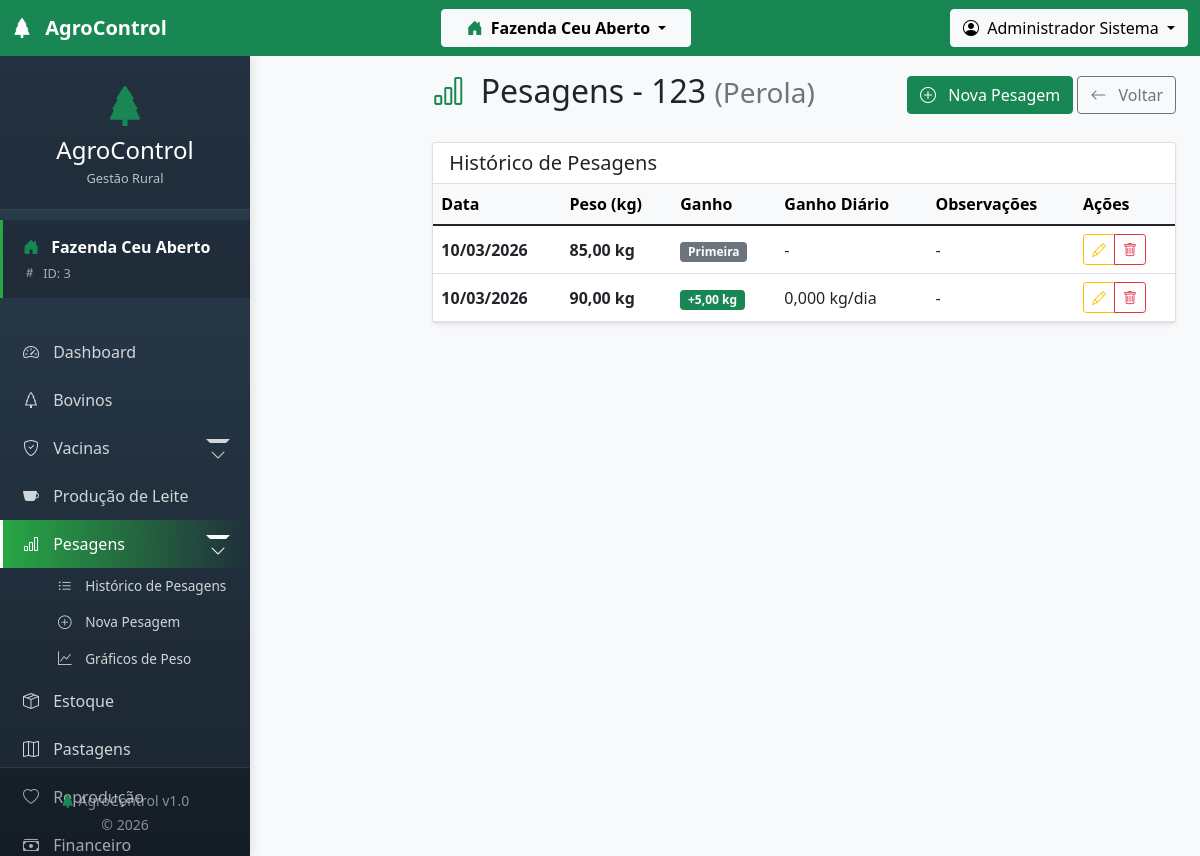
Screenshot of /modules/bovinos/acoes/pesagem/index.php?bovino_id=2 (signed in) with the database file from the repository.
### tables this page shows
CREATE TABLE `bovinos` (
  `id` int(11) NOT NULL AUTO_INCREMENT,
  `id_fazenda` int(11) NOT NULL,
  `id_usuario_cadastro` int(11) DEFAULT NULL,
  `id_raca` int(11) DEFAULT NULL,
  `id_situacao` int(11) DEFAULT NULL,
  `id_piquete_atual` int(11) DEFAULT NULL,
  `id_pai` int(11) DEFAULT NULL,
  `id_mae` int(11) DEFAULT NULL,
  `brinco` varchar(50) NOT NULL,
  `brinco_eletronico` varchar(50) DEFAULT NULL,
  `brinco_pai` varchar(50) DEFAULT NULL,
  `brinco_mae` varchar(50) DEFAULT NULL,
  `nome` varchar(100) DEFAULT NULL,
  `registro_abcrh` varchar(50) DEFAULT NULL,
  `registro_anc` varchar(50) DEFAULT NULL,
  `data_nascimento` date DEFAULT NULL,
  `sexo` enum('M','F') NOT NULL,
  `peso_nascimento` decimal(7,2) DEFAULT NULL,
  `peso_atual` decimal(7,2) DEFAULT NULL,
  `condicao_corporal` decimal(3,2) DEFAULT NULL,
  `cor_pelagem` varchar(50) DEFAULT NULL,
  `origem` enum('nascido','comprado','doacao','troca') DEFAULT 'nascido',
  `data_entrada` date NOT NULL,
  `valor_compra` decimal(10,2) DEFAULT NULL,
  `comprado_de` varchar(255) DEFAULT NULL,
  `nome_pai` varchar(100) DEFAULT NULL,
  `raca_pai` varchar(100) DEFAULT NULL,
  `nome_mae` varchar(100) DEFAULT NULL,
  `raca_mae` varchar(100) DEFAULT NULL,
  `data_saida` date DEFAULT NULL,
  `motivo_saida` varchar(100) DEFAULT NULL,
  `valor_venda` decimal(10,2) DEFAULT NULL,
  `observacoes` text DEFAULT NULL,
  `ativo` tinyint(1) DEFAULT 1,
  `data_cadastro` timestamp NULL DEFAULT current_timestamp(),
  `data_atualizacao` timestamp NULL DEFAULT NULL ON UPDATE current_timestamp(),
  PRIMARY KEY (`id`),
  UNIQUE KEY `unique_brinco_fazenda` (`id_fazenda`,`brinco`),
  KEY `id_raca` (`id_raca`),
  KEY `id_pai` (`id_pai`),
  KEY `id_mae` (`id_mae`),
  KEY `idx_bovinos_fazenda` (`id_fazenda`),
  KEY `idx_bovinos_situacao` (`id_situacao`),
  KEY `idx_bovinos_piquete` (`id_piquete_atual`),
  KEY `id_usuario_cadastro` (`id_usuario_cadastro`),
  CONSTRAINT `bovinos_ibfk_1` FOREIGN KEY (`id_fazenda`) REFERENCES `fazendas` (`id`) ON DELETE CASCADE,
  CONSTRAINT `bovinos_ibfk_2` FOREIGN KEY (`id_raca`) REFERENCES `racas` (`id`),
  CONSTRAINT `bovinos_ibfk_3` FOREIGN KEY (`id_situacao`) REFERENCES `situacoes` (`id`),
  CONSTRAINT `bovinos_ibfk_4` FOREIGN KEY (`id_piquete_atual`) REFERENCES `piquetes` (`id`),
  CONSTRAINT `bovinos_ibfk_5` FOREIGN KEY (`id_pai`) REFERENCES `bovinos` (`id`),
  CONSTRAINT `bovinos_ibfk_6` FOREIGN KEY (`id_mae`) REFERENCES `bovinos` (`id`),
  CONSTRAINT `bovinos_ibfk_7` FOREIGN KEY (`id_usuario_cadastro`) REFERENCES `usuarios` (`id`)
);

CREATE TABLE `pesagens` (
  `id` int(11) NOT NULL AUTO_INCREMENT,
  `id_bovino` int(11) NOT NULL,
  `data_pesagem` date NOT NULL,
  `peso` decimal(7,2) NOT NULL,
  `balanca` varchar(50) DEFAULT NULL,
  `responsavel` varchar(100) DEFAULT NULL,
  `observacoes` text DEFAULT NULL,
  `data_cadastro` timestamp NULL DEFAULT current_timestamp(),
  PRIMARY KEY (`id`),
  KEY `idx_pesagens_bovino` (`id_bovino`),
  CONSTRAINT `pesagens_ibfk_1` FOREIGN KEY (`id_bovino`) REFERENCES `bovinos` (`id`) ON DELETE CASCADE
);

### config/tenant.php (called while the page is built, shortened)
<?php
require_once __DIR__ . '/database.php';
class TenantManager {
    public static function getActiveFarmId() {
        return $_SESSION['fazenda_ativa_id'] ?? null;
    }
    public static function addTenantFilter($tableAlias = '') {
        $farmId = self::getActiveFarmId();
        return " id_fazenda = $farmId ";
    }
}
function getActiveFarmId() {
    return TenantManager::getActiveFarmId();
}
?>

### config/database.php (called while the page is built, shortened)
<?php
$conn = new mysqli(DB_HOST, DB_USER, DB_PASSWORD, DB_NAME);
$conn->set_charset("utf8");
function executeQuery($sql) {
    global $conn;
    $result = $conn->query($sql);
    return $result;
}
?>

### modules/bovinos/acoes/pesagem/index.php (the view, shortened to what this page needs)
<?php
require_once '../../../../config/database.php';
require_once '../../../../config/tenant.php';
$bovino_id = isset($_GET['bovino_id']) ? intval($_GET['bovino_id']) : 0;
$sqlBovino = "SELECT id, brinco, nome FROM bovinos WHERE id = $bovino_id AND " . TenantManager::addTenantFilter();
$resultBovino = executeQuery($sqlBovino);
$bovino = $resultBovino->fetch_assoc();
$sql = "SELECT * FROM pesagens
        WHERE id_bovino = $bovino_id
        ORDER BY data_pesagem DESC";
$pesagens = executeQuery($sql);
include '../../../../includes/header.php';
include '../../../../includes/sidebar.php';
?>
<main class="col-lg-10 ms-auto px-4 py-3">
    <div class="d-flex justify-content-between align-items-center mb-4">
        <div>
            <h1 class="h2">
                <i class="bi bi-bar-chart me-2 text-success"></i>
                Pesagens - <?php echo $bovino['brinco']; ?>
                <?php if ($bovino['nome']): ?>
                    <small class="text-muted">(<?php echo $bovino['nome']; ?>)</small>
                <?php endif; ?>
            </h1>
        </div>
        <div>
            <a href="cadastrar.php?bovino_id=<?php echo $bovino_id; ?>" class="btn btn-success">
                <i class="bi bi-plus-circle me-2"></i>
                Nova Pesagem
            </a>
            <a href="../../visualizar.php?id=<?php echo $bovino_id; ?>" class="btn btn-outline-secondary">
                <i class="bi bi-arrow-left me-2"></i>
                Voltar
            </a>
        </div>
    </div>
    <?php if ($pesagens && $pesagens->num_rows > 0): ?>
        <div class="card shadow-sm">
            <div class="card-header bg-white">
                <h5 class="card-title mb-0">Histórico de Pesagens</h5>
            </div>
            <div class="card-body p-0">
                <div class="table-responsive">
                    <table class="table table-hover align-middle mb-0">
                        <thead class="table-light">
                            <tr>
                                <th>Data</th>
                                <th>Peso (kg)</th>
                                <th>Ganho</th>
                                <th>Ganho Diário</th>
                                <th>Observações</th>
                                <th width="100">Ações</th>
                            </tr>
                        </thead>
                        <tbody>
                            <?php
                            $pesoAnterior = null;
                            $dataAnterior = null;
                            while ($pesagem = $pesagens->fetch_assoc()):
                                if ($pesoAnterior) {
                                    $ganho = $pesagem['peso'] - $pesoAnterior;
                                    $diasDiff = $dataAnterior ? $dataAnterior->diff(new DateTime($pesagem['data_pesagem']))->days : 1;
                                    $ganhoDiario = $diasDiff > 0 ? $ganho / $diasDiff : 0;
                                    $cor = $ganho >= 0 ? 'success' : 'danger';
                                } else {
                                    $ganho = null;
                                    $ganhoDiario = null;
                                    $cor = 'secondary';
                                }
                                $dataAtual = new DateTime($pesagem['data_pesagem']);
                            ?>
                                <tr>
                                    <td><strong><?php echo date('d/m/Y', strtotime($pesagem['data_pesagem'])); ?></strong></td>
                                    <td><strong><?php echo number_format($pesagem['peso'], 2, ',', '.'); ?> kg</strong></td>
                                    <td>
                                        <?php if ($ganho !== null): ?>
                                            <span class="badge bg-<?php echo $cor; ?>">
                                                <?php echo $ganho >= 0 ? '+' : ''; ?><?php echo number_format($ganho, 2, ',', '.'); ?> kg
                                            </span>
                                        <?php else: ?>
                                            <span class="badge bg-secondary">Primeira</span>
                                        <?php endif; ?>
                                    </td>
                                    <td>
                                        <?php if ($ganhoDiario !== null): ?>
                                            <?php echo number_format($ganhoDiario, 3, ',', '.'); ?> kg/dia
                                        <?php else: ?>
                                            -
                                        <?php endif; ?>
                                    </td>
                                    <td><?php echo $pesagem['observacoes'] ?: '-'; ?></td>
                                    <td>
                                        <div class="btn-group btn-group-sm">
                                            <a href="editar.php?id=<?php echo $pesagem['id']; ?>&bovino_id=<?php echo $bovino_id; ?>"
                                                class="btn btn-outline-warning" title="Editar">
                                                <i class="bi bi-pencil"></i>
                                            </a>
                                            <a href="index.php?bovino_id=<?php echo $bovino_id; ?>&delete=<?php echo $pesagem['id']; ?>"
                                                class="btn btn-outline-danger" title="Excluir"
                                                onclick="return confirm('Excluir esta pesagem?')">
                                                <i class="bi bi-trash"></i>
                                            </a>
                                        </div>
                                    </td>
                                </tr>
                            <?php
                                $pesoAnterior = $pesagem['peso'];
                                $dataAnterior = $dataAtual;
                            endwhile;
                            ?>
                        </tbody>
                    </table>
                </div>
            </div>
        </div>
    <?php endif; ?>
</main>
<?php include '../../../../includes/footer.php'; ?>

### assets/css/style.css (style rules this page uses)
:root { --primary-color: #28a745; --secondary-color: #6c757d; --success-color: #28a745; --danger-color: #dc3545; --warning-color: #ffc107; --info-color: #17a2b8; }
body { font-family: 'Segoe UI', Tahoma, Geneva, Verdana, sans-serif; background-color: #f8f9fa; }

### includes/header.php (style rules this page uses)
body { margin: 0; padding: 0; font-family: 'Segoe UI', Tahoma, Geneva, Verdana, sans-serif; }

### includes/sidebar.php (style rules this page uses)
html, body { height: 100%; margin: 0; overflow-x: hidden; }

### rows the page displays
bovinos: brinco "123", nome "Perola"
pesagens: data_pesagem "10/03/2026", peso "85,00", shows "Primeira", observacoes "-"
pesagens: data_pesagem "10/03/2026", peso "90,00", ganho "5,00", ganhoDiario "0,000", observacoes "-"

### other values shown
$activeFarmName "Fazenda Ceu Aberto"
$_SESSION['usuario_nome'] "Administrador Sistema"
TenantManager::getActiveFarmName() "Fazenda Ceu Aberto"
$farmId "3"
